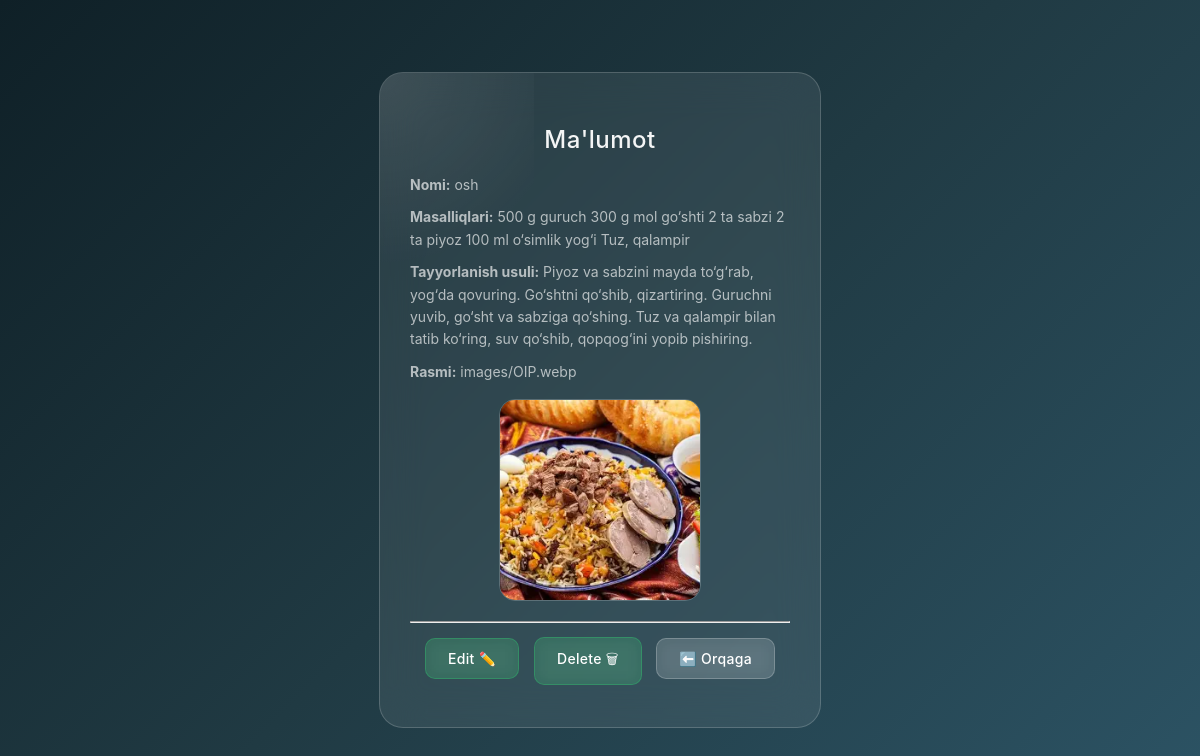
Page /app/taom/osh/ on the committed database.
### app/models.py (models this page shows, shortened)
class Taom(models.Model):
    title = models.CharField(max_length=200)
    ingredients = models.TextField()
    instructions = models.TextField()
    rasm = models.ImageField(upload_to="images/",default="css/images/salom.png",null=True, blank=True)
    slug = models.SlugField(max_length=100, unique=True, blank=True)

### app/views.py (the view)
# urls.py: path('taom/<slug:slug>/', views.StudentDetailView.as_view(), name='user_detail'),
class StudentDetailView(DetailView):
    model = Taom
    context_object_name = 'user'
    template_name = 'myapp/user_detail.html'

### templates/myapp/user_detail.html (shortened to what this page needs)
{% load static %}
<!DOCTYPE html>
<html lang="uz">
<head>
<link rel="stylesheet" href="{% static 'css/style.css' %}">
</head>
<body>
<div class="box">
<h1>Ma'lumot</h1>
{% if user %}
<p><b>Nomi:</b> {{ user.title }}</p>
<p><b>Masalliqlari:</b> {{ user.ingredients }}</p>
<p><b>Tayyorlanish usuli:</b> {{ user.instructions }}</p>
<p><b>Rasmi:</b> {{ user.rasm }}</p>
{% endif %}
{% if user.rasm %}
<img src="{{user.rasm.url}}" width="200" height="200">
{% else %}
<img src="{% static 'css/images/salom.png' %}">
{% endif %}
<hr>
<a class="edit-btn" href="{% url 'user_edit' user.slug %}">Edit ✏️</a>
<a class="edit-btn" href="{% url 'user_delete' user.slug %}">Delete 🗑</a>
<a class="btn" href="{% url 'user_list' %}">⬅️ Orqaga</a>
</div>
</body>
</html>

### static/css/style.css (style rules this page uses)
body { margin: 0; font-family: 'Inter', 'Segoe UI', sans-serif; background: linear-gradient(135deg, #0f2027, #203a43, #2c5364); color: #fff; display: flex; justify-content: center; align-items: center; height: 100vh; }
.box { background: rgba(255, 255, 255, 0.08); backdrop-filter: blur(20px); -webkit-backdrop-filter: blur(20px); border: 1px solid rgba(255, 255, 255, 0.18); border-radius: 24px; padding: 36px 30px; width: 380px; text-align: center; color: #fff; position: relative; overflow: hidden; animation: fadeIn 0.6s ease; transition: transform 0.35s ease, background 0.35s ease, box-shadow 0.35s ease, border-color 0.35s ease; }
.box::before { content: ''; position: absolute; top: -35%; left: -35%; width: 70%; height: 70%; background: radial-gradient(circle, rgba(255,255,255,0.10) 0%, transparent 70%); pointer-events: none; }
.box h1 { font-size: 24px; font-weight: 500; color: rgba(255, 255, 255, 0.95); letter-spacing: 0.5px; margin-bottom: 20px; }
.box p { text-align: left; margin: 10px 0; font-size: 14px; line-height: 1.6; color: rgba(255, 255, 255, 0.65); }
.box img { margin: 16px auto 20px; display: block; border-radius: 16px; width: 200px; height: 200px; object-fit: cover; border: 1px solid rgba(255, 255, 255, 0.20); transition: transform 0.3s ease, box-shadow 0.3s ease; }
.btn, .edit-btn { display: inline-block; margin: 6px 5px; padding: 11px 22px; border-radius: 10px; font-size: 14px; font-weight: 500; letter-spacing: 0.3px; color: #fff; text-decoration: none; cursor: pointer; backdrop-filter: blur(8px); transition: background 0.25s ease, transform 0.2s ease, border-color 0.25s ease; }
.btn { background: rgba(255, 255, 255, 0.13); border: 1px solid rgba(255, 255, 255, 0.22); }
.edit-btn { background: rgba(46, 204, 113, 0.20); border: 1px solid rgba(46, 204, 113, 0.35); }

### rows in the picture
Taom: title "osh", ingredients "500 g guruch 300 g mol go‘shti 2 ta sabzi 2 ta piyoz 100 ml o‘simlik yog‘i Tuz, qalampir", instructions "Piyoz va sabzini mayda to‘g‘rab, yog‘da qovuring. Go‘shtni qo‘shib, qizartiring. Guruchni yuvib, go‘sht va sabziga qo‘shing. Tuz va qalampir bilan tatib ko‘ring, suv qo‘shib, qopqog‘ini yopib pishiring.", rasm "images/OIP.webp", rasm (picture)
